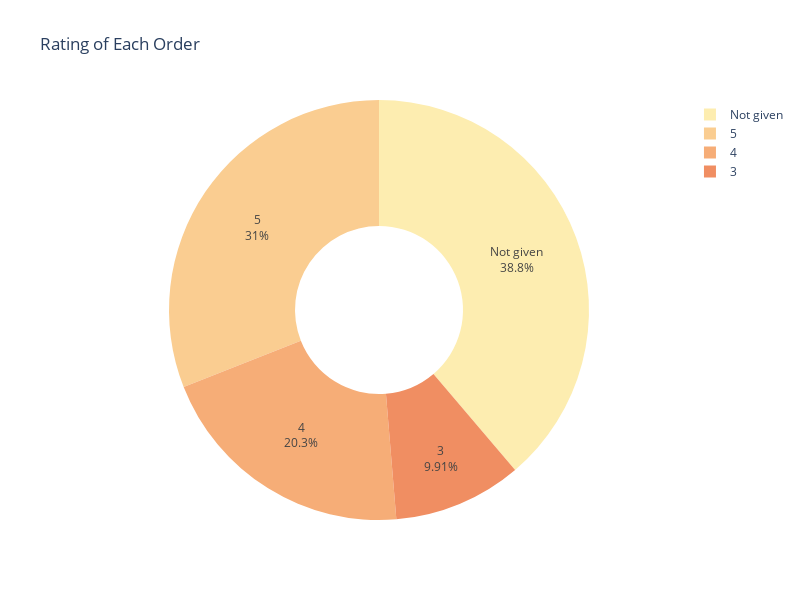

The notebook cell this image was saved under:
### Code cell
fig = px.pie(food_rating, values="rating", names="index", 
             title="Rating of Each Order",
             color_discrete_sequence=px.colors.sequential.matter,
             hole=0.4,
             width=800,
             height=600)

fig.update_traces(textposition='inside', textinfo='percent+label')

fig.show()

print("38.8% of customers did not rate.")

### Figure 1 — Plotly figure (JSON) as saved in the notebook; plotly's stock layout.template omitted (floating-point values rounded to 4 significant figures)
{"data": [{"domain": {"x": [0, 1], "y": [0, 1]}, "hole": 0.4, "hovertemplate": "index=%{label}<br>rating=%{value}<extra></extra>", "labels": ["Not given", "5", "4", "3"], "legendgroup": "", "name": "", "showlegend": true, "textinfo": "percent+label", "textposition": "inside", "type": "pie", "values": [736, 588, 386, 188]}], "layout": {"height": 600, "legend": {"tracegroupgap": 0}, "piecolorway": ["rgb(253, 237, 176)", "rgb(250, 205, 145)", "rgb(246, 173, 119)", "rgb(240, 142, 98)", "rgb(231, 109, 84)", "rgb(216, 80, 83)", "rgb(195, 56, 90)", "rgb(168, 40, 96)", "rgb(138, 29, 99)", "rgb(107, 24, 93)", "rgb(76, 21, 80)", "rgb(47, 15, 61)"], "title": {"text": "Rating of Each Order"}, "width": 800}}
